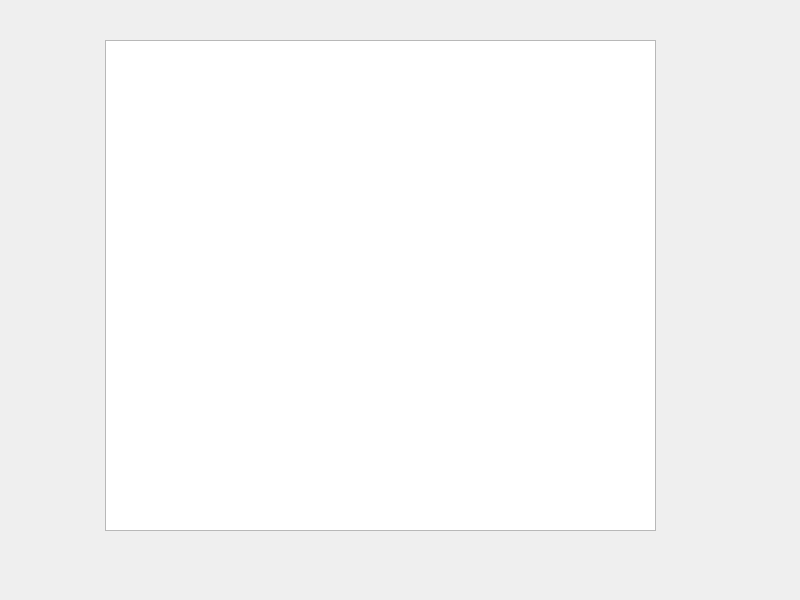
<?xml version="1.0" encoding="UTF-8"?>
<ui version="4.0">
 <class>animation</class>
 <widget class="QDialog" name="animation">
  <property name="geometry">
   <rect>
    <x>0</x>
    <y>0</y>
    <width>800</width>
    <height>600</height>
   </rect>
  </property>
  <property name="windowTitle">
   <string>animation</string>
  </property>
  <widget class="QGraphicsView" name="graphicsView">
   <property name="geometry">
    <rect>
     <x>105</x>
     <y>40</y>
     <width>551</width>
     <height>491</height>
    </rect>
   </property>
  </widget>
 </widget>
 <resources/>
 <connections/>
</ui>
